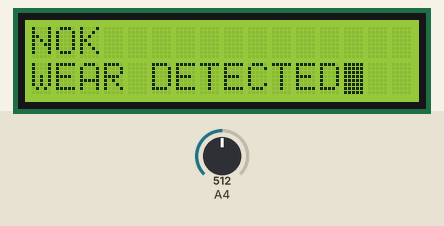
This sketch was run on a simulated Arduino Uno, built with avr-gcc and run on an emulated ATmega328P. On the bench: 16×2 character LCD. Inputs (shaded band) come from the test bench; at power-on: A4 = 512. EEPROM starts erased; what the sketch prints to the serial monitor is not drawn.

Above: at 0.3 s.
At 15.4 s:
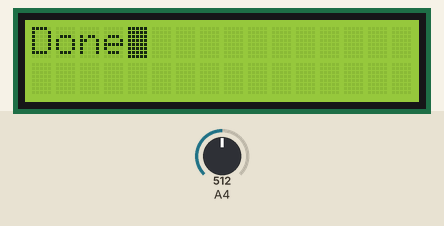

Measured:
- what the display in image 0 shows lasts 15.1 s, from 0.3 s to 15.4 s

The sketch:

axle_monitor_pot.ino
```cpp
#include <EDB.h>
#include <SoftwareSerial.h>

// Use the Internal Arduino EEPROM as storage
#include <EEPROM.h>

//Include the LCD Display library
#include <LiquidCrystal.h>

#define TABLE_SIZE 512
#define RECORDS_TO_CREATE 100

/*
The circuit:
 * LCD RS pin to digital pin 12
 * LCD Enable pin to digital pin 11
 * LCD D4 pin to digital pin 5
 * LCD D5 pin to digital pin 4
 * LCD D6 pin to digital pin 3
 * LCD D7 pin to digital pin 2
 * LCD R/W pin to ground
 * LCD VSS pin to ground
 * LCD VCC pin to 5V
 * 10K resistor:
 * ends to +5V and ground
 * wiper to LCD VO pin (pin 3)
 */
//Initialize the library with num of interface pins
LiquidCrystal lcd(12, 11, 5, 4, 3, 2);

//Initialize the library with RX and TX pins
//SoftwareSerial btSerial(6,7); //RX, TX

struct LogEvent {
  int id;
  int axleAngle;
}
logEvent;

// The read and write handlers for using the EEPROM Library
void writer(unsigned long address, byte data)
{
  EEPROM.write(address, data);
}

byte reader(unsigned long address)
{
  return EEPROM.read(address);
}

// Create an EDB object with the appropriate write and read handlers
EDB db(&writer, &reader);


//init global variables
int angleVal = 0;
int reading = 0;
int axleAngle = 0;

int minVal = 0;
int maxVal = 1023;
int neutralVal = ((maxVal+minVal)/2);

void setup() {

  //Begin serial connection to bluetooth module
  Serial.begin(38400);
  //Serial.println("CONNECTED BT");
  //setup the lcd's num of columns and rows
  lcd.begin(16,2);

  // create table at with starting address 0
  db.create(0, TABLE_SIZE, (unsigned int)sizeof(logEvent));

  createRecords(RECORDS_TO_CREATE);
  countRecords();
  //selectAll();
  Serial.print("~");

}

void loop() {
}

void createRecords(int num_recs) {
  for (int recno = 1; recno <= num_recs; recno++) {
    logEvent.id = recno;
    reading = analogRead(A4);
    logEvent.axleAngle = (reading - neutralVal)/4;
    Serial.print(logEvent.axleAngle);
    EDB_Status result = db.appendRec(EDB_REC logEvent);
    if (result != EDB_OK) printError(result);
    else {delay(100);}
    if (23 < logEvent.axleAngle && logEvent.axleAngle < 26){
      lcd.clear();
      lcd.setCursor(0,0);
      lcd.print("OK");
      lcd.noBlink();

    } else {
      lcd.clear();
      lcd.setCursor(0,0);
      lcd.print("NOK");
      lcd.setCursor(0,1);
      lcd.print("WEAR DETECTED");
      lcd.blink();
      Serial.print("*");
    }
  }
  lcd.clear();
  lcd.setCursor(0,0);
  lcd.print("Done");
}

void printError(EDB_Status err) {
  switch (err)
  {
    case EDB_OUT_OF_RANGE:
      break;
    case EDB_TABLE_FULL:
      break;
    case EDB_OK:
    default:
      break;
  }
}

void countRecords() {
}

void selectAll() {
  for (int recno = 1; recno <= db.count(); recno++)
  {
    EDB_Status result = db.readRec(recno, EDB_REC logEvent);
    if (result == EDB_OK)
    {
      Serial.print("index: ");
      Serial.print(recno);
      Serial.print(" ID: ");
      Serial.print(logEvent.id);
      Serial.print(" Angle: ");
      Serial.println(logEvent.axleAngle);
    }
    else printError(result);
  }
}
```
